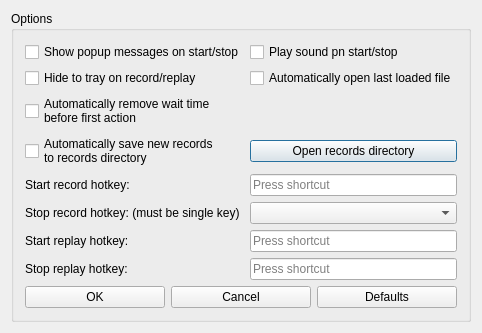
<?xml version="1.0" encoding="UTF-8"?>
<ui version="4.0">
 <class>OptionsDialog</class>
 <widget class="QDialog" name="OptionsDialog">
  <property name="geometry">
   <rect>
    <x>0</x>
    <y>0</y>
    <width>449</width>
    <height>321</height>
   </rect>
  </property>
  <property name="windowTitle">
   <string>Options</string>
  </property>
  <layout class="QHBoxLayout" name="horizontalLayout">
   <item>
    <widget class="QGroupBox" name="optionBox">
     <property name="title">
      <string>Options</string>
     </property>
     <layout class="QGridLayout" name="gridLayout">
      <item row="0" column="0">
       <layout class="QGridLayout" name="optionLayout">
        <item row="7" column="1">
         <widget class="QKeySequenceEdit" name="keyStartReplay"/>
        </item>
        <item row="8" column="1">
         <widget class="QKeySequenceEdit" name="keyStopReplay"/>
        </item>
        <item row="1" column="0">
         <widget class="QCheckBox" name="checkShowPopupMessages">
          <property name="text">
           <string>Show popup messages on start/stop</string>
          </property>
         </widget>
        </item>
        <item row="6" column="0">
         <widget class="QLabel" name="labelStopRecordHotkey">
          <property name="text">
           <string>Stop record hotkey: (must be single key)</string>
          </property>
         </widget>
        </item>
        <item row="5" column="0">
         <widget class="QLabel" name="labelStartRecordHotkey">
          <property name="text">
           <string>Start record hotkey:</string>
          </property>
         </widget>
        </item>
        <item row="4" column="0">
         <widget class="QCheckBox" name="checkAutoSaveNewRecords">
          <property name="text">
           <string>Automatically save new records
to records directory</string>
          </property>
         </widget>
        </item>
        <item row="1" column="1">
         <widget class="QCheckBox" name="checkPlaySound">
          <property name="text">
           <string>Play sound pn start/stop</string>
          </property>
         </widget>
        </item>
        <item row="3" column="0">
         <widget class="QCheckBox" name="checkRemoveFirstWaitTime">
          <property name="text">
           <string>Automatically remove wait time
before first action</string>
          </property>
         </widget>
        </item>
        <item row="6" column="1">
         <widget class="QComboBox" name="comboStopRecord"/>
        </item>
        <item row="5" column="1">
         <widget class="QKeySequenceEdit" name="keyStartRecord"/>
        </item>
        <item row="8" column="0">
         <widget class="QLabel" name="labelStopReplayHotkey">
          <property name="text">
           <string>Stop replay hotkey:</string>
          </property>
         </widget>
        </item>
        <item row="7" column="0">
         <widget class="QLabel" name="labelStartReplayHotkey">
          <property name="text">
           <string>Start replay hotkey:</string>
          </property>
         </widget>
        </item>
        <item row="4" column="1">
         <widget class="QPushButton" name="buttonOpenDir">
          <property name="text">
           <string>Open records directory</string>
          </property>
         </widget>
        </item>
        <item row="2" column="0">
         <widget class="QCheckBox" name="checkHideToTray">
          <property name="text">
           <string>Hide to tray on record/replay</string>
          </property>
         </widget>
        </item>
        <item row="2" column="1">
         <widget class="QCheckBox" name="checkOpenLastLoaded">
          <property name="text">
           <string>Automatically open last loaded file</string>
          </property>
         </widget>
        </item>
       </layout>
      </item>
      <item row="1" column="0">
       <layout class="QHBoxLayout" name="buttonLayout">
        <item>
         <widget class="QPushButton" name="buttonOK">
          <property name="text">
           <string>OK</string>
          </property>
         </widget>
        </item>
        <item>
         <widget class="QPushButton" name="buttonCancel">
          <property name="text">
           <string>Cancel</string>
          </property>
         </widget>
        </item>
        <item>
         <widget class="QPushButton" name="buttonDefaults">
          <property name="text">
           <string>Defaults</string>
          </property>
         </widget>
        </item>
       </layout>
      </item>
     </layout>
    </widget>
   </item>
  </layout>
 </widget>
 <layoutdefault spacing="6" margin="11"/>
 <tabstops>
  <tabstop>checkShowPopupMessages</tabstop>
  <tabstop>checkPlaySound</tabstop>
  <tabstop>checkHideToTray</tabstop>
  <tabstop>checkOpenLastLoaded</tabstop>
  <tabstop>checkRemoveFirstWaitTime</tabstop>
  <tabstop>checkAutoSaveNewRecords</tabstop>
  <tabstop>buttonOpenDir</tabstop>
  <tabstop>keyStartRecord</tabstop>
  <tabstop>comboStopRecord</tabstop>
  <tabstop>keyStartReplay</tabstop>
  <tabstop>keyStopReplay</tabstop>
  <tabstop>buttonOK</tabstop>
  <tabstop>buttonCancel</tabstop>
  <tabstop>buttonDefaults</tabstop>
 </tabstops>
 <resources/>
 <connections/>
</ui>
